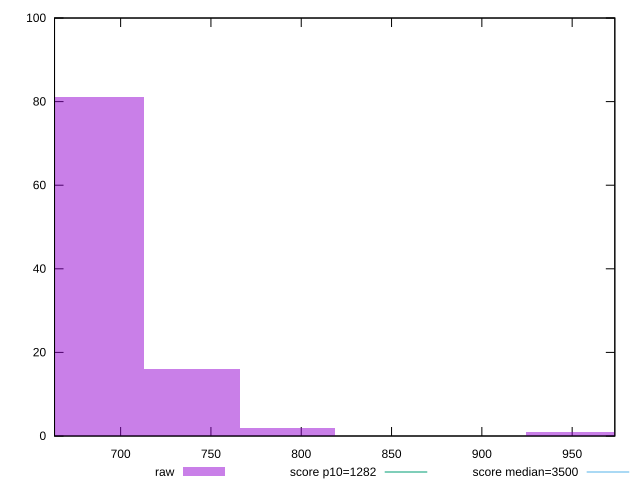

Generate this figure with gnuplot:
reset

$raw <<EOF
950.6892277435768 1
686.6088867036943 81
739.4249549116707 16
792.2410231196473 2
EOF

set key outside below
set boxwidth 52.816068207976485
set xrange [663.4040000000002:973.6199999999991]
set yrange [0:100]
set trange [0:100]
set style fill transparent solid 0.5 noborder

set parametric
set terminal svg size 640, 490 enhanced background rgb 'white'
set output "reports/report_00032_2021-02-25T10-28-15.087Z/bootup-time/samples/music/raw/histogram.svg"

plot $raw title "raw" with boxes, \
     1282,t title "score p10=1282", \
     3500,t title "score median=3500"

reset
